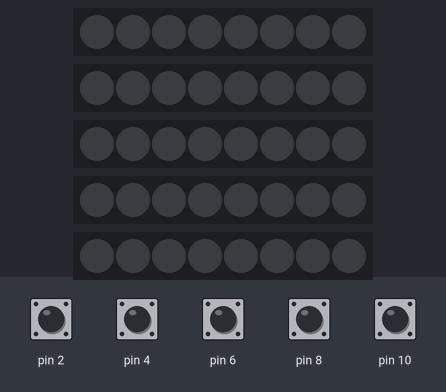
Recording of a sketch running on a simulated Arduino Leonardo, built with avr-gcc and run on an emulated ATmega32U4. On the bench: 5 × 8 RGB LEDs in strip order, left to right. The inputs (shaded band) are chosen by the test bench; at power-on: pin 2, pin 4, pin 6, pin 8, pin 10 HIGH. USB keyboard and mouse output is not drawn.

Above: at 1.2 s.
1.3 s: pin 2 pulled LOW for 0.15 s
At 1.37 s:
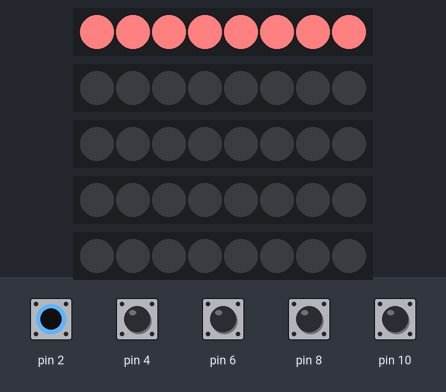
2.9 s: pin 4 pulled LOW for 0.15 s
At 2.97 s:
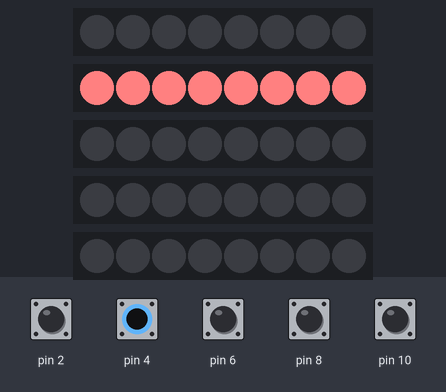
4.5 s: pin 6 pulled LOW for 0.15 s
At 4.57 s:
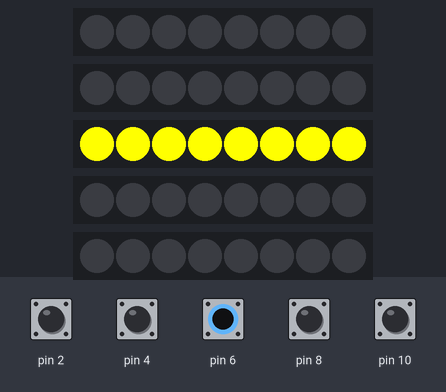
6.1 s: pin 8 pulled LOW for 0.15 s
At 6.17 s:
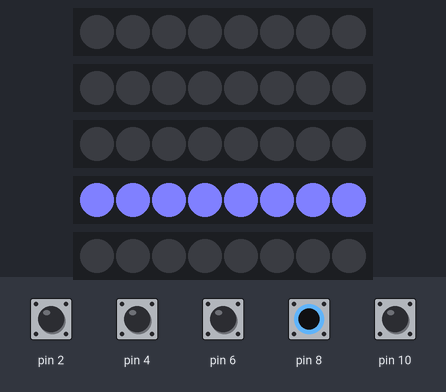
7.7 s: pin 10 pulled LOW for 0.15 s
At 7.77 s:
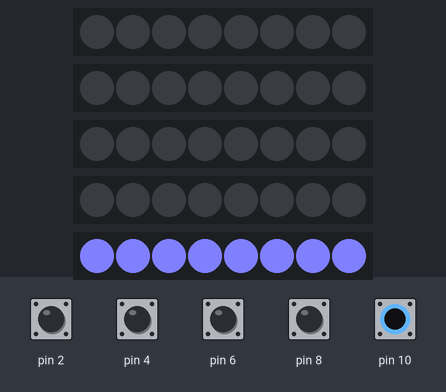
9.3 s: pin 2 driven LOW and pin 4 driven LOW
At 10.7 s:
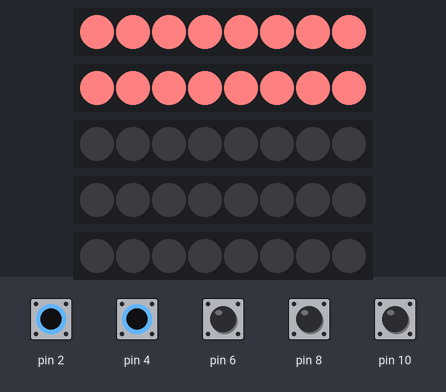
Timing chart, 0 to 11.8 s (numbered marks = the images above; inputs shaded):
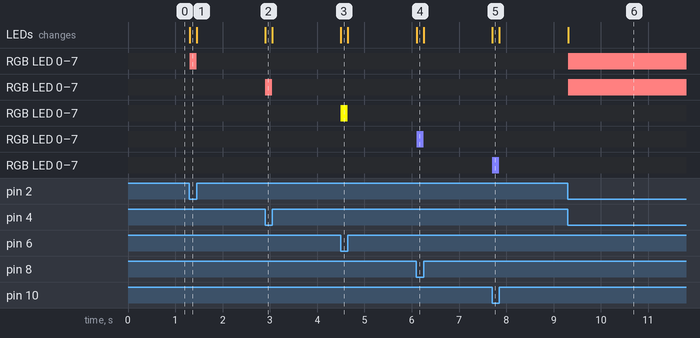

The sketch:

step_5.ino
```cpp
#include <Arduino.h>
#include <Joystick.h>
#include <FastLED.h>

// The number of arrows the controller has. For PIU pads, this will be 5
#define NUMBER_OF_ARROWS 5

// Debounce interval, in milliseconds
#define DEBOUNCE_INTERVAL 20

// The number of LEDs per arrow
#define LEDS_PER_ARROW 8

// Initializes the Joystick library. It creates only the exact number of buttons
// needed to map all pads. This initializer defines all types of input methods
// a controller might have, such as accelerator, brake, rudder, or analog axis.
// Because our controller only uses momentary button switches, everything else
// must be set to false, because their default value is true.
Joystick_ Joystick(
  JOYSTICK_DEFAULT_REPORT_ID, JOYSTICK_TYPE_GAMEPAD, // Device ID and type
  NUMBER_OF_ARROWS, 0,   // Button Count, Hat Switch Count
  false, false, false,   // No X, Y, or Z Axis
  false, false, false,   // No Rx, Ry, or Rz
  false, false,          // No rudder or throttle
  false, false, false);  // No accelerator, brake, or steering

// Pin configuration
int arrowPins[NUMBER_OF_ARROWS];

// Pins for the LEDs. This needs to be a constant to work with FastLED library
constexpr int LED_PINS[] = {
  3, // Top Left
  5, // Top Right
  7, // Center
  9, // Bottom Left
  11 // Bottom Right
};

// Debouncing configuration
bool isArrowPressed[NUMBER_OF_ARROWS];
unsigned long lastChanges[NUMBER_OF_ARROWS];

// This needs to be a 2D array, as each of the 5 arrows have 8 LEDs
CRGB leds[NUMBER_OF_ARROWS][LEDS_PER_ARROW];

// Colors to set each arrow when pressed
CRGB colors[NUMBER_OF_ARROWS];

void setup() {
  Joystick.begin();

  // We still have to configure the pins one by one
  arrowPins[0] = 2;
  arrowPins[1] = 4;
  arrowPins[2] = 6;
  arrowPins[3] = 8;
  arrowPins[4] = 10;

  // We have to define the colours for the arrows
  colors[0] = CRGB(255, 128, 128); // Red(-ish)
  colors[1] = CRGB(255, 128, 128); // Red(-ish)
  colors[2] = CRGB(255, 255, 0);   // Yellow(-ish)
  colors[3] = CRGB(128, 128, 255); // Blue(-ish)
  colors[4] = CRGB(128, 128, 255); // Blue(-ish)

  // Also initialize the library (this cannot be done in the for loop below)
  FastLED.addLeds<WS2812B, LED_PINS[0], GRB>(leds[0], LEDS_PER_ARROW);
  FastLED.addLeds<WS2812B, LED_PINS[1], GRB>(leds[1], LEDS_PER_ARROW);
  FastLED.addLeds<WS2812B, LED_PINS[2], GRB>(leds[2], LEDS_PER_ARROW);
  FastLED.addLeds<WS2812B, LED_PINS[3], GRB>(leds[3], LEDS_PER_ARROW);
  FastLED.addLeds<WS2812B, LED_PINS[4], GRB>(leds[4], LEDS_PER_ARROW);

  // Iterate over all arrows to set them up
  for (int i = 0; i < NUMBER_OF_ARROWS; i++) {
    pinMode(arrowPins[i], INPUT_PULLUP);
    pinMode(LED_PINS[i], OUTPUT);

    isArrowPressed[i] = false;
    lastChanges[i] = 0;
  }
}

void loop() {
  // Iterate over all arrows to read them
  for (int i = 0; i < NUMBER_OF_ARROWS; i++) {
    readArrow(i);
  }
}

void readArrow(int index) {
  bool newState = digitalRead(arrowPins[index]) == LOW;
  unsigned long timeSinceLastDebounce = abs(millis() - lastChanges[index]);

  bool stateChanged = newState != isArrowPressed[index];
  bool inputDebounced = timeSinceLastDebounce >= DEBOUNCE_INTERVAL;

  if (stateChanged && inputDebounced) {
    isArrowPressed[index] = newState;
    lastChanges[index] = millis();

    Joystick.setButton(index, isArrowPressed[index]);

    // If arrow is pressed, set the configured colour, otherwise set black
    CRGB newColor = isArrowPressed[index] ? colors[index] : CRGB::Black;
    setStripColor(index, newColor);
  }
}

// New function to change the colour of an arrow
void setStripColor(int arrowIndex, CRGB color) {
  for (int ledIndex = 0; ledIndex < LEDS_PER_ARROW; ledIndex++) {
    leds[arrowIndex][ledIndex] = color;
  }

  FastLED.show();
}
```

Measured:
- after the input at 1.3 s, RGB LED 0–7: off → RGB(255, 128, 128) at once, → off 0.15 s later; the LEDs: change at once (image 1)
- after the input at 2.9 s, RGB LED 0–7: off → RGB(255, 128, 128) at once, → off 0.15 s later; the LEDs: change at once (image 2)
- after the input at 4.5 s, RGB LED 0–7: off → RGB(255, 255, 0) at once, → off 0.15 s later; the LEDs: change at once (image 3)
- after the input at 6.1 s, RGB LED 0–7: off → RGB(128, 128, 255) at once, → off 0.15 s later; the LEDs: change at once (image 4)
- after the input at 7.7 s, RGB LED 0–7: off → RGB(128, 128, 255) at once, → off 0.15 s later; the LEDs: change at once (image 5)
- after the input at 9.3 s, RGB LED 0–7, RGB LED 0–7: off → RGB(255, 128, 128) at once; the LEDs: change at once (image 6)
